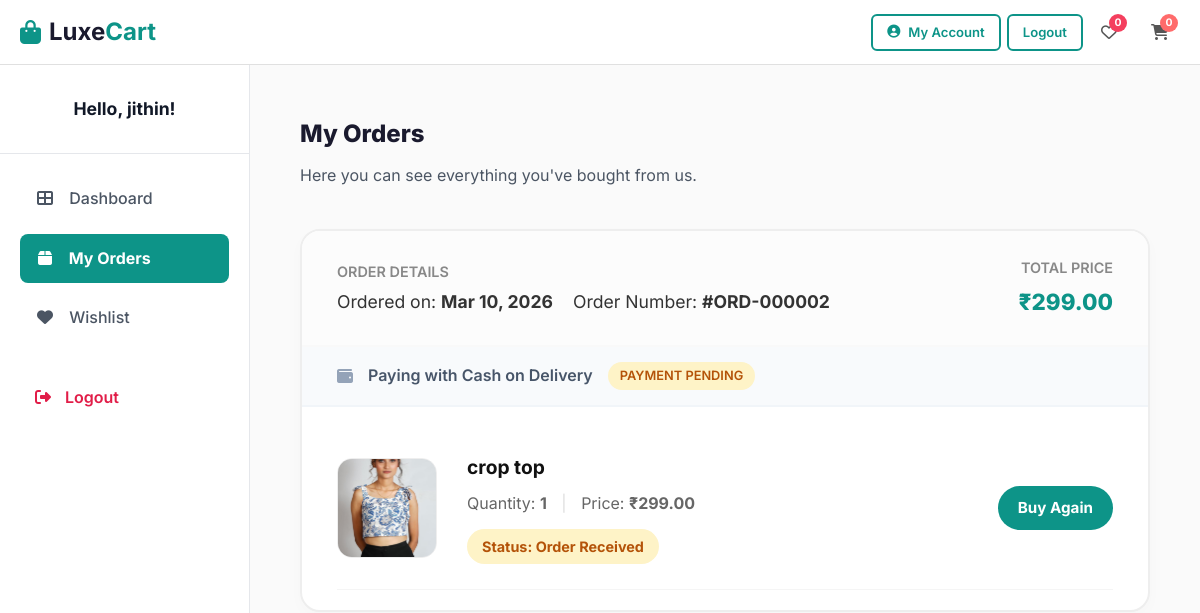
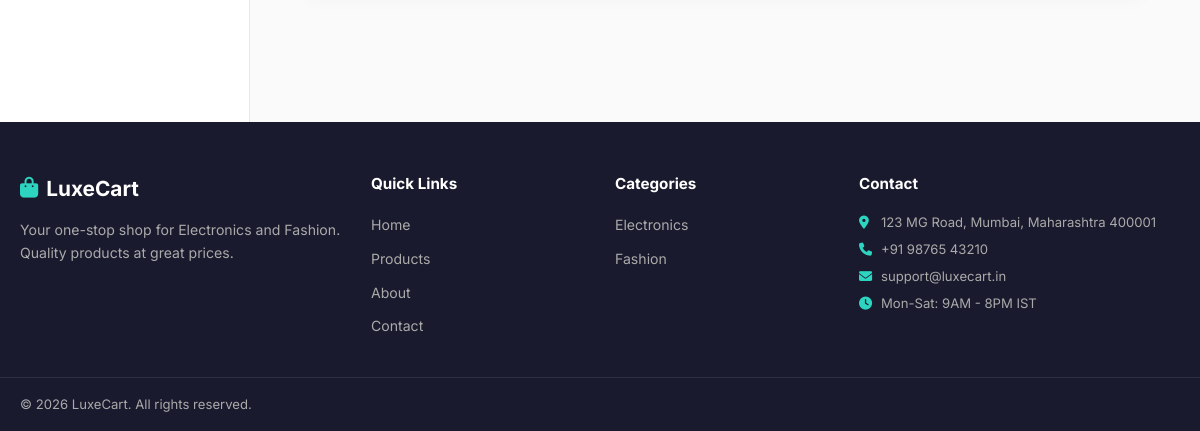
Before: /customer/orders (signed in) with the older database file (2 pictures, top to bottom).
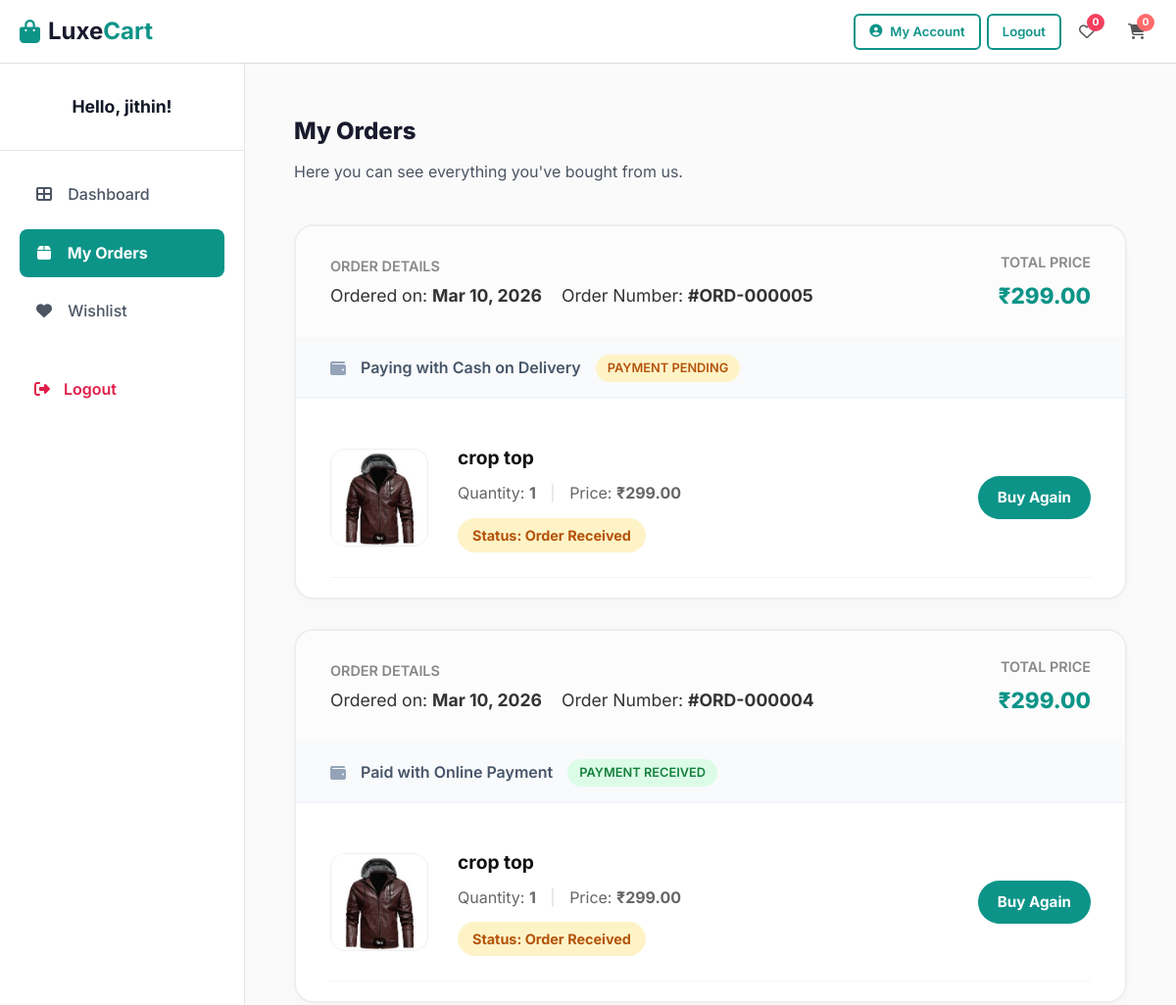
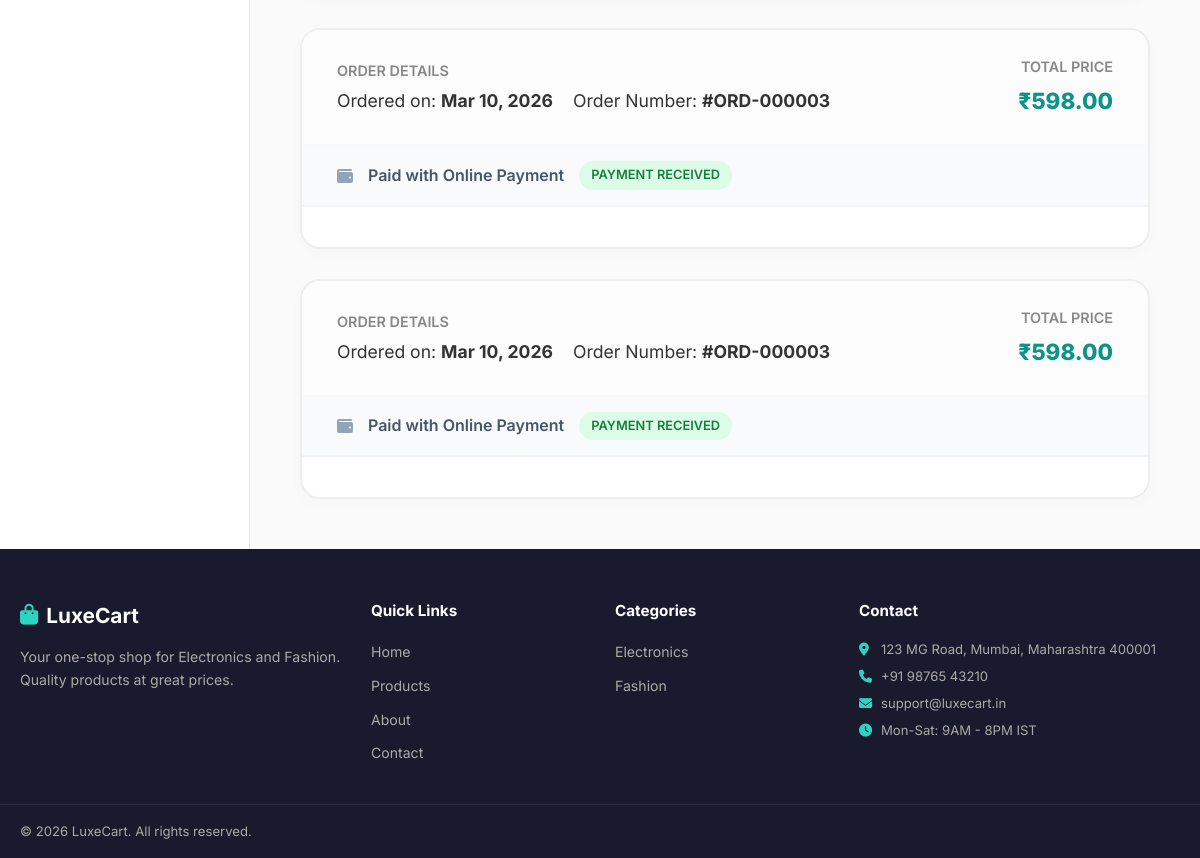
After: the same page with the newer database file (2 pictures, top to bottom).
### tables this page shows
CREATE TABLE `orders` (
  `id` int(11) NOT NULL,
  `user_id` int(11) NOT NULL,
  `shipping_address_id` int(11) NOT NULL,
  `total_amount` decimal(10,2) NOT NULL,
  `payment_method` enum('cod','razorpay') DEFAULT 'cod',
  `payment_status` enum('pending','paid','failed') DEFAULT 'pending',
  `razorpay_payment_id` varchar(255) DEFAULT NULL,
  `order_status` enum('pending','processing','shipped','delivered','cancelled') DEFAULT 'pending',
  `created_at` timestamp NOT NULL DEFAULT current_timestamp()
);

CREATE TABLE `order_items` (
  `id` int(11) NOT NULL,
  `order_id` int(11) NOT NULL,
  `product_id` int(11) NOT NULL,
  `seller_id` int(11) NOT NULL,
  `quantity` int(11) NOT NULL,
  `price` decimal(10,2) NOT NULL,
  `item_status` enum('pending','processing','shipped','delivered','cancelled') DEFAULT 'pending',
  `created_at` timestamp NOT NULL DEFAULT current_timestamp()
);

CREATE TABLE `products` (
  `id` int(11) NOT NULL,
  `category_id` int(11) NOT NULL,
  `seller_id` int(11) DEFAULT NULL,
  `name` varchar(200) NOT NULL,
  `slug` varchar(200) NOT NULL,
  `description` text DEFAULT NULL,
  `price` decimal(10,2) NOT NULL,
  `sale_price` decimal(10,2) DEFAULT NULL,
  `image` varchar(255) DEFAULT NULL,
  `featured` tinyint(1) DEFAULT 0,
  `stock` int(11) DEFAULT 0,
  `rating` decimal(2,1) DEFAULT 0.0,
  `review_count` int(11) DEFAULT 0,
  `created_at` timestamp NOT NULL DEFAULT current_timestamp()
);

### controllers/OrderController.php (called while the page is built, shortened)
<?php
class OrderController
{
    private $db;
    private $userId;
    public function __construct()
    {
        $this->db = Database::getInstance();
        $this->userId = $_SESSION['user_id'];
    }
    public function history()
    {
        $orders = $this->db->fetchAll(
            "SELECT o.*, sa.full_name, sa.city
             FROM orders o
             JOIN shipping_addresses sa ON o.shipping_address_id = sa.id
             WHERE o.user_id = ?
             ORDER BY o.created_at DESC",
            [$this->userId]
        );
        foreach ($orders as &$order) {
            $order['items'] = $this->db->fetchAll(
                "SELECT oi.*, p.name as product_name, p.image, p.slug
                 FROM order_items oi
                 JOIN products p ON oi.product_id = p.id
                 WHERE oi.order_id = ?",
                [$order['id']]
            );
        }
        require BASE_PATH . '/views/layouts/main.php';
    }
}

### models/Database.php (called while the page is built, shortened)
<?php
class Database
{
    private static $instance = null;
    private $conn;
    private function __construct()
    {
        $this->conn = new mysqli(DB_HOST, DB_USER, DB_PASS, DB_NAME);
        $this->conn->set_charset("utf8mb4");
    }
    public static function getInstance()
    {
        if (self::$instance === null) {
            self::$instance = new self();
        }
        return self::$instance;
    }
    public function query($sql, $params = [], $types = '')
    {
        $stmt = $this->conn->prepare($sql);
        if (!empty($params)) {
            if (empty($types)) {
                $types = str_repeat('s', count($params));
            }
            $stmt->bind_param($types, ...$params);
        }
        $stmt->execute();
        return $stmt;
    }
    public function fetchAll($sql, $params = [], $types = '')
    {
        $stmt = $this->query($sql, $params, $types);
        $result = $stmt->get_result();
        $rows = [];
        while ($row = $result->fetch_assoc()) {
            $rows[] = $row;
        }
        return $rows;
    }
}

### views/customer/orders.php (the view, shortened to what the rows shown need)
<div style="display: flex; min-height: calc(100vh - 130px); background: #f8fafc; font-family: 'Inter', Arial, sans-serif; line-height: 1.6;">
    <main style="flex: 1; padding: 50px; background: #fafafa;">
        <div style="max-width: 900px; margin: 0 auto;">
            <div style="margin-bottom: 40px;">
                <h1 style="font-size: 1.5rem; color: #1a1a2e; margin-bottom: 10px; font-weight: 800;">My Orders</h1>
            </div>
            <?php if (empty($orders)): ?>
                <div style="background: #fff; padding: 60px; border-radius: 20px; border: 2px solid #eee; text-align: center;">
                    <i class="fas fa-shopping-bag" style="font-size: 4rem; color: #ddd; margin-bottom: 20px;"></i>
                    <h2 style="color: #333; margin-bottom: 10px;">Your bag is empty!</h2>
                    <p style="color: #888; margin-bottom: 30px; font-size: 1.1rem;">You haven't ordered anything yet. Let's find something you love!</p>
                    <a href="<?= BASE_URL ?>/products" class="btn btn-primary btn-lg" style="padding: 15px 40px; border-radius: 50px; font-size: 1.1rem;">Go Shopping</a>
                </div>
            <?php else: ?>
                <div style="display: flex; flex-direction: column; gap: 30px;">
                    <?php foreach ($orders as $order): ?>
                        <div style="background: #fff; border: 2px solid #eee; border-radius: 20px; overflow: hidden; box-shadow: 0 5px 15px rgba(0,0,0,0.02);">
                            <div style="padding: 25px 35px; border-bottom: 2px solid #f9f9f9; background: #fcfcfc; display: flex; justify-content: space-between; align-items: center;">
                                <div>
                                    <div style="font-size: 0.9rem; color: #888; font-weight: 600; text-transform: uppercase; margin-bottom: 5px;">Order Details</div>
                                    <div style="font-size: 1.1rem; color: #333; display: flex; gap: 20px;">
                                        <span>Ordered on: <strong><?= date('M j, Y', strtotime($order['created_at'])) ?></strong></span>
                                        <span>Order Number: <strong>#ORD-<?= str_pad($order['id'], 6, '0', STR_PAD_LEFT) ?></strong></span>
                                    </div>
                                </div>
                                <div style="text-align: right;">
                                    <div style="font-size: 0.9rem; color: #888; font-weight: 600; text-transform: uppercase; margin-bottom: 5px;">Total Price</div>
                                    <div style="font-size: 1.4rem; color: #0d9488; font-weight: 800;">₹<?= number_format($order['total_amount'], 2) ?></div>
                                </div>
                            </div>
                            <div style="padding: 15px 35px; background: #f8fafc; border-bottom: 2px solid #f1f5f9; display: flex; align-items: center; gap: 15px; font-weight: 600; color: #475569;">
                                <i class="fas fa-wallet" style="color: #94a3b8;"></i>
                                <?php if ($order['payment_method'] === 'razorpay'): ?>
                                    <span>Paid with Online Payment</span>
                                    <span style="background: #dcfce7; color: #15803d; padding: 4px 12px; border-radius: 50px; font-size: 0.8rem; text-transform: uppercase;">Payment Received</span>
                                <?php else: ?>
                                    <span>Paying with Cash on Delivery</span>
                                    <span style="background: #fef3c7; color: #b45309; padding: 4px 12px; border-radius: 50px; font-size: 0.8rem; text-transform: uppercase;">Payment Pending</span>
                                <?php endif; ?>
                            </div>
                            <div style="padding: 20px 35px;">
                                <?php foreach ($order['items'] as $item): ?>
                                    <div style="display: flex; gap: 30px; padding: 25px 0; border-bottom: 1px solid #f5f5f5; align-items: center;">
                                        <div style="width: 100px; height: 100px; flex-shrink: 0; background: #f9f9f9; border-radius: 15px; overflow: hidden; border: 1px solid #eee;">
                                            <?php if (!empty($item['image'])): ?>
                                                <img src="<?= BASE_URL ?>/public/images/<?= rawurlencode($item['image']) ?>" alt="" style="width: 100%; height: 100%; object-fit: cover;">
                                            <?php else: ?>
                                                <div style="width: 100%; height: 100%; display: flex; align-items: center; justify-content: center; color: #ccc;"><i class="fas fa-image" style="font-size: 2rem;"></i></div>
                                            <?php endif; ?>
                                        </div>
                                        <div style="flex: 1;">
                                            <h4 style="margin: 0 0 8px 0; font-size: 1.2rem; color: #111;"><?= htmlspecialchars($item['product_name']) ?></h4>
                                            <div style="color: #666; font-size: 1rem; margin-bottom: 12px;">
                                                Quantity: <strong><?= $item['quantity'] ?></strong> <span style="margin: 0 10px; color: #ddd;">|</span> Price: <strong>₹<?= number_format($item['price'], 2) ?></strong>
                                            </div>
                                            <?php
                                                $stColor = '#666'; $stLabel = $item['item_status']; $stBg = '#f5f5f5';
                                                switch($item['item_status']) {
                                                    case 'pending': $stColor = '#b45309'; $stBg = '#fef3c7'; $stLabel = "Order Received"; break;
                                                }
                                            ?>
                                            <div style="display: inline-block; padding: 6px 15px; background: <?= $stBg ?>; color: <?= $stColor ?>; border-radius: 50px; font-weight: 700; font-size: 0.9rem; text-transform: capitalize;">
                                                Status: <?= $stLabel ?>
                                            </div>
                                        </div>
                                        <div>
                                            <a href="<?= BASE_URL ?>/product/<?= $item['slug'] ?>" class="btn btn-primary" style="background: #0d9488; padding: 10px 20px; border-radius: 50px; font-weight: 700; font-size: 0.95rem;">Buy Again</a>
                                        </div>
                                    </div>
                                <?php endforeach; ?>
                            </div>
                        </div>
                    <?php endforeach; ?>
                </div>
            <?php endif; ?>
        </div>
    </main>
</div>

Changed rows visible on the page:
no longer on this page (row unchanged): orders: created_at "Mar 10, 2026", id "000002", total_amount "299.00", payment_method "Paying with Cash on Delivery"
removed order_items: product.image (picture), product.name "crop top", quantity "1", price "299.00", item_status "Order Received", shown under "Mar 10, 2026"
added orders: created_at "Mar 10, 2026", id "000005", total_amount "299.00", payment_method "Paying with Cash on Delivery"
added order_items: product.image (picture), product.name "crop top", quantity "1", price "299.00", item_status "Order Received", shown under "Mar 10, 2026"
added orders: created_at "Mar 10, 2026", id "000004", total_amount "299.00", payment_method "Paid with Online Payment"
added order_items: product.image (picture), product.name "crop top", quantity "1", price "299.00", item_status "Order Received", shown under "Mar 10, 2026"
added orders: created_at "Mar 10, 2026", id "000003", total_amount "598.00", payment_method "Paid with Online Payment"
